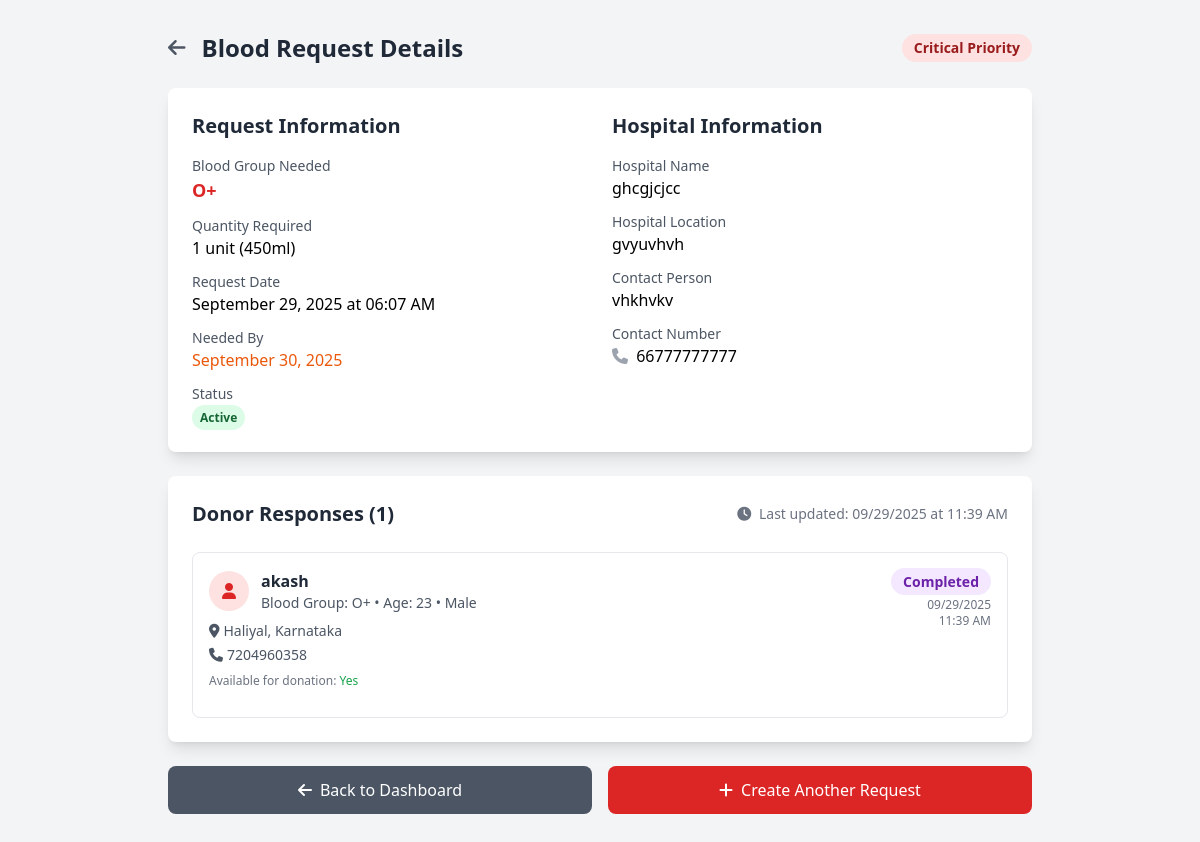
Page /view-request/7 (signed in) on the committed database.
### app.py (models this page shows)
class BloodRequest(db.Model):
    id = db.Column(db.Integer, primary_key=True)
    receiver_id = db.Column(db.Integer, db.ForeignKey('receiver.id'), nullable=False)
    blood_group_needed = db.Column(db.String(5), nullable=False)
    quantity_needed = db.Column(db.String(20), nullable=False)
    urgency = db.Column(db.String(20), nullable=False, default='Normal')  # Critical, High, Normal, Low
    hospital_name = db.Column(db.String(200), nullable=False)
    hospital_location = db.Column(db.String(200), nullable=False)
    request_date = db.Column(db.DateTime, nullable=False, default=db.func.current_timestamp())
    needed_by_date = db.Column(db.DateTime, nullable=False)
    status = db.Column(db.String(20), nullable=False, default='Active')  # Active, Fulfilled, Cancelled, Expired
    contact_person = db.Column(db.String(100), nullable=False)
    contact_number = db.Column(db.String(20), nullable=False)
    additional_notes = db.Column(db.Text)
    requesting_for = db.Column(db.String(20), nullable=False, default='myself')  # 'myself' or 'someone_else'
    patient_name = db.Column(db.String(100))  # Only filled when requesting_for = 'someone_else'
    patient_relation = db.Column(db.String(50))  # Only filled when requesting_for = 'someone_else'
    receiver = db.relationship('Receiver', backref=db.backref('blood_requests', lazy=True))

class DonationResponse(db.Model):
    id = db.Column(db.Integer, primary_key=True)
    request_id = db.Column(db.Integer, db.ForeignKey('blood_request.id'), nullable=False)
    donor_id = db.Column(db.Integer, db.ForeignKey('donor.id'), nullable=False)
    response_date = db.Column(db.DateTime, nullable=False, default=db.func.current_timestamp())
    status = db.Column(db.String(20), nullable=False, default='Pending')  # Pending, Accepted, Rejected, Confirmed, Completed, Cancelled, Declined
    donor_notes = db.Column(db.Text)
    receiver_notes = db.Column(db.Text)  # Notes from receiver when managing responses
    scheduled_date = db.Column(db.Date, nullable=True)  # Date when donor plans to donate
    blood_request = db.relationship('BloodRequest', backref=db.backref('responses', lazy=True))
    donor = db.relationship('Donor', backref=db.backref('donation_responses', lazy=True))

class Donor(db.Model):
    id = db.Column(db.Integer, primary_key=True)
    name = db.Column(db.String(100), nullable=False)
    email = db.Column(db.String(100), unique=True, nullable=False)
    password = db.Column(db.String(200), nullable=False)
    age = db.Column(db.Integer, nullable=False)
    gender = db.Column(db.String(10), nullable=False)
    blood_group = db.Column(db.String(5), nullable=False)
    location = db.Column(db.String(200), nullable=False)
    contact = db.Column(db.String(20), nullable=False)
    availability = db.Column(db.Boolean, default=True)
    latitude = db.Column(db.Float, nullable=True)
    longitude = db.Column(db.Float, nullable=True)
    geocoded = db.Column(db.Boolean, default=False)
    last_geocoded = db.Column(db.DateTime, nullable=True)

### app.py (the view)
@app.route('/view-request/<int:request_id>')
def view_request(request_id):
    if session.get('role') != 'receiver':
        return redirect('/')
    blood_request = BloodRequest.query.filter_by(
        id=request_id,
        receiver_id=session['user_id']
    ).first_or_404()
    responses = DonationResponse.query.filter_by(request_id=request_id)\
        .order_by(DonationResponse.response_date.desc()).all()
    return render_template('view_request.html',
                         blood_request=blood_request,
                         responses=responses)

### templates/view_request.html (shortened to what this page needs)
<!DOCTYPE html>
<html lang="en">
  <head>
    <script src="https://cdn.tailwindcss.com"></script>
    <link
      rel="stylesheet"
      href="https://cdnjs.cloudflare.com/ajax/libs/font-awesome/6.4.0/css/all.min.css"
    />
  </head>
  <body class="bg-gray-100">
    <div class="min-h-screen py-8">
      <div class="max-w-4xl mx-auto px-4">
        <div class="flex items-center justify-between mb-6">
          <div class="flex items-center">
            <a
              href="/receiver-dashboard"
              class="text-gray-600 hover:text-gray-800 mr-4"
            >
              <i class="fas fa-arrow-left text-xl"></i>
            </a>
            <h1 class="text-2xl font-bold text-gray-800">
              Blood Request Details
            </h1>
          </div>
          <div class="flex items-center space-x-4">
            <span
              class="px-3 py-1 text-sm font-semibold rounded-full {% if blood_request.urgency == 'Critical' %}text-red-800 bg-red-100 {% elif blood_request.urgency == 'High' %}text-orange-800 bg-orange-100 {% else %}text-blue-800 bg-blue-100{% endif %}"
            >
              {{ blood_request.urgency }} Priority
            </span>
          </div>
        </div>
        <div class="bg-white rounded-lg shadow-lg p-6 mb-6">
          <div class="grid grid-cols-1 lg:grid-cols-2 gap-6">
            <div>
              <h2 class="text-xl font-semibold text-gray-800 mb-4">
                Request Information
              </h2>
              <div class="space-y-3">
                <div>
                  <p class="text-sm text-gray-600">Blood Group Needed</p>
                  <p class="text-lg font-semibold text-red-600">
                    {{ blood_request.blood_group_needed }}
                  </p>
                </div>
                <div>
                  <p class="text-sm text-gray-600">Quantity Required</p>
                  <p class="font-medium">{{ blood_request.quantity_needed }}</p>
                </div>
                <div>
                  <p class="text-sm text-gray-600">Request Date</p>
                  <p class="font-medium">
                    {{ blood_request.request_date.strftime('%B %d, %Y at %I:%M
                    %p') }}
                  </p>
                </div>
                <div>
                  <p class="text-sm text-gray-600">Needed By</p>
                  <p class="font-medium text-orange-600">
                    {{ blood_request.needed_by_date.strftime('%B %d, %Y') }}
                  </p>
                </div>
                <div>
                  <p class="text-sm text-gray-600">Status</p>
                  <span
                    class="px-2 py-1 text-xs font-semibold rounded-full {% if blood_request.status == 'Active' %}text-green-800 bg-green-100 {% elif blood_request.status == 'Fulfilled' %}text-blue-800 bg-blue-100 {% else %}text-gray-800 bg-gray-100{% endif %}"
                  >
                    {{ blood_request.status }}
                  </span>
                </div>
              </div>
            </div>
            <div>
              <h2 class="text-xl font-semibold text-gray-800 mb-4">
                Hospital Information
              </h2>
              <div class="space-y-3">
                <div>
                  <p class="text-sm text-gray-600">Hospital Name</p>
                  <p class="font-medium">{{ blood_request.hospital_name }}</p>
                </div>
                <div>
                  <p class="text-sm text-gray-600">Hospital Location</p>
                  <p class="font-medium">
                    {{ blood_request.hospital_location }}
                  </p>
                </div>
                <div>
                  <p class="text-sm text-gray-600">Contact Person</p>
                  <p class="font-medium">{{ blood_request.contact_person }}</p>
                </div>
                <div>
                  <p class="text-sm text-gray-600">Contact Number</p>
                  <p class="font-medium">
                    <i class="fas fa-phone mr-1 text-gray-400"></i>
                    {{ blood_request.contact_number }}
                  </p>
                </div>
              </div>
            </div>
          </div>
        </div>
        <div class="bg-white rounded-lg shadow-lg p-6">
          <div class="flex items-center justify-between mb-6">
            <h2 class="text-xl font-semibold text-gray-800">
              Donor Responses ({{ responses|length }})
            </h2>
            <div class="text-sm text-gray-500">
              <i class="fas fa-clock mr-1"></i>
              Last updated: {{ responses[0].response_date.strftime('%m/%d/%Y at
              %I:%M %p') if responses else 'No responses yet' }}
            </div>
          </div>
          {% if responses %}
          <div class="space-y-4">
            {% for response in responses %}
            <div
              class="border border-gray-200 rounded-lg p-4 {% if response.status == 'Confirmed' %}border-blue-300 bg-blue-50 {% elif response.status == 'Accepted' %}border-green-300 bg-green-50{% endif %}"
            >
              <div class="flex justify-between items-start mb-3">
                <div class="flex-1">
                  <div class="flex items-center gap-3 mb-2">
                    <div
                      class="w-10 h-10 bg-red-100 rounded-full flex items-center justify-center"
                    >
                      <i class="fas fa-user text-red-600"></i>
                    </div>
                    <div>
                      <h3 class="font-semibold text-gray-800">
                        {{ response.donor.name }}
                      </h3>
                      <p class="text-sm text-gray-600">
                        Blood Group: {{ response.donor.blood_group }} • Age: {{
                        response.donor.age }} • {{ response.donor.gender }}
                      </p>
                    </div>
                  </div>
                  <div class="ml-13">
                    <p class="text-sm text-gray-600 mb-1">
                      <i class="fas fa-map-marker-alt mr-1"></i>{{
                      response.donor.location }}
                    </p>
                    <p class="text-sm text-gray-600 mb-2">
                      <i class="fas fa-phone mr-1"></i>{{ response.donor.contact
                      }}
                    </p>
                    <p class="text-xs text-gray-500">
                      Available for donation:
                      <span
                        class="{% if response.donor.availability %}text-green-600{% else %}text-red-600{% endif %}"
                      >
                        {% if response.donor.availability %}Yes{% else %}No{%
                        endif %}
                      </span>
                    </p>
                  </div>
                </div>
                <div class="text-right ml-4">
                  <span
                    class="px-3 py-1 text-sm font-semibold rounded-full {% if response.status == 'Accepted' %}text-green-800 bg-green-100 {% elif response.status == 'Rejected' %}text-red-800 bg-red-100 {% elif response.status == 'Confirmed' %}text-blue-800 bg-blue-100 {% elif response.status == 'Completed' %}text-purple-800 bg-purple-100 {% elif response.status == 'Declined' %}text-gray-800 bg-gray-100 {% elif response.status == 'Cancelled' %}text-red-800 bg-red-100 {% else %}text-yellow-800 bg-yellow-100{% endif %}"
                  >
                    {{ response.status }}
                  </span>
                  <p class="text-xs text-gray-500 mt-1">
                    {{ response.response_date.strftime('%m/%d/%Y') }}<br />
                    {{ response.response_date.strftime('%I:%M %p') }}
                  </p>
                </div>
              </div>
            </div>
            {% endfor %}
          </div>
          {% endif %}
        </div>
        <div class="flex gap-4 mt-6">
          <a
            href="/receiver-dashboard"
            class="flex-1 bg-gray-600 text-white text-center py-3 px-4 rounded-lg hover:bg-gray-700 transition-colors"
          >
            <i class="fas fa-arrow-left mr-2"></i>Back to Dashboard
          </a>
          {% if blood_request.status == 'Active' %}
          <a
            href="/create-request"
            class="flex-1 bg-red-600 text-white text-center py-3 px-4 rounded-lg hover:bg-red-700 transition-colors"
          >
            <i class="fas fa-plus mr-2"></i>Create Another Request
          </a>
          {% endif %}
        </div>
      </div>
    </div>
  </body>
</html>

### rows in the picture
BloodRequest: urgency "Critical", blood_group_needed "O+", quantity_needed "1 unit (450ml)", request_date "September 29, 2025 at 06:07 AM", needed_by_date "September 30, 2025", status "Active", hospital_name "ghcgjcjcc", hospital_location "gvyuvhvh", contact_person "vhkhvkv", contact_number "66777777777"
DonationResponse: response_date "09/29/2025 at 11:39 AM", donor.name "akash", donor.blood_group "O+", donor.age "23", donor.gender "Male", donor.location "Haliyal, Karnataka", donor.contact "7204960358", status "Completed", response_date "09/29/2025", response_date "11:39 AM"

### other values in the picture
{{ responses|length }} "1"
